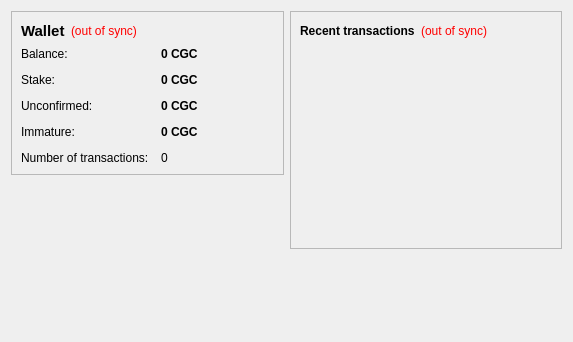
<?xml version="1.0" encoding="UTF-8"?>
<ui version="4.0">
 <class>OverviewPage</class>
 <widget class="QWidget" name="OverviewPage">
  <property name="geometry">
   <rect>
    <x>0</x>
    <y>0</y>
    <width>573</width>
    <height>342</height>
   </rect>
  </property>
  <property name="windowTitle">
   <string>Form</string>
  </property>
  <layout class="QHBoxLayout" name="horizontalLayout" stretch="1,1">
   <item>
    <layout class="QVBoxLayout" name="verticalLayout_2">
     <item>
      <widget class="QFrame" name="frame">
       <property name="frameShape">
        <enum>QFrame::StyledPanel</enum>
       </property>
       <property name="frameShadow">
        <enum>QFrame::Raised</enum>
       </property>
       <layout class="QVBoxLayout" name="verticalLayout_4">
        <item>
         <layout class="QHBoxLayout" name="horizontalLayout_4">
          <item>
           <widget class="QLabel" name="label_5">
            <property name="font">
             <font>
              <pointsize>11</pointsize>
              <weight>75</weight>
              <bold>true</bold>
             </font>
            </property>
            <property name="text">
             <string>Wallet</string>
            </property>
           </widget>
          </item>
          <item>
           <widget class="QLabel" name="labelWalletStatus">
            <property name="toolTip">
             <string>The displayed information may be out of date. Your wallet automatically synchronizes with the CryptoGold Coin network after a connection is established, but this process has not completed yet.</string>
            </property>
            <property name="styleSheet">
             <string notr="true">QLabel { color: red; }</string>
            </property>
            <property name="text">
             <string notr="true">(out of sync)</string>
            </property>
            <property name="alignment">
             <set>Qt::AlignLeading|Qt::AlignLeft|Qt::AlignVCenter</set>
            </property>
           </widget>
          </item>
          <item>
           <spacer name="horizontalSpacer_2">
            <property name="orientation">
             <enum>Qt::Horizontal</enum>
            </property>
            <property name="sizeHint" stdset="0">
             <size>
              <width>40</width>
              <height>20</height>
             </size>
            </property>
           </spacer>
          </item>
         </layout>
        </item>
        <item>
         <layout class="QFormLayout" name="formLayout_2">
          <property name="fieldGrowthPolicy">
           <enum>QFormLayout::AllNonFixedFieldsGrow</enum>
          </property>
          <property name="horizontalSpacing">
           <number>12</number>
          </property>
          <property name="verticalSpacing">
           <number>12</number>
          </property>
          <item row="0" column="0">
           <widget class="QLabel" name="label">
            <property name="text">
             <string>Balance:</string>
            </property>
           </widget>
          </item>
          <item row="0" column="1">
           <widget class="QLabel" name="labelBalance">
            <property name="font">
             <font>
              <weight>75</weight>
              <bold>true</bold>
             </font>
            </property>
            <property name="cursor">
             <cursorShape>IBeamCursor</cursorShape>
            </property>
            <property name="toolTip">
             <string>Your current balance</string>
            </property>
            <property name="text">
             <string notr="true">0 CGC</string>
            </property>
            <property name="textInteractionFlags">
             <set>Qt::LinksAccessibleByMouse|Qt::TextSelectableByKeyboard|Qt::TextSelectableByMouse</set>
            </property>
           </widget>
          </item>
          <item row="1" column="0">
           <widget class="QLabel" name="label_6">
            <property name="text">
             <string>Stake:</string>
            </property>
           </widget>
          </item>
          <item row="1" column="1">
           <widget class="QLabel" name="labelStake">
            <property name="font">
             <font>
              <weight>75</weight>
              <bold>true</bold>
             </font>
            </property>
            <property name="cursor">
             <cursorShape>IBeamCursor</cursorShape>
            </property>
            <property name="toolTip">
             <string>Total of coins that was staked, and do not yet count toward the current balance</string>
            </property>
            <property name="text">
             <string notr="true">0 CGC</string>
            </property>
            <property name="textInteractionFlags">
             <set>Qt::LinksAccessibleByMouse|Qt::TextSelectableByKeyboard|Qt::TextSelectableByMouse</set>
            </property>
           </widget>
          </item>
          <item row="2" column="0">
           <widget class="QLabel" name="label_3">
            <property name="text">
             <string>Unconfirmed:</string>
            </property>
           </widget>
          </item>
          <item row="2" column="1">
           <widget class="QLabel" name="labelUnconfirmed">
            <property name="font">
             <font>
              <weight>75</weight>
              <bold>true</bold>
             </font>
            </property>
            <property name="cursor">
             <cursorShape>IBeamCursor</cursorShape>
            </property>
            <property name="toolTip">
             <string>Total of transactions that have yet to be confirmed, and do not yet count toward the current balance</string>
            </property>
            <property name="text">
             <string notr="true">0 CGC</string>
            </property>
            <property name="textInteractionFlags">
             <set>Qt::LinksAccessibleByMouse|Qt::TextSelectableByKeyboard|Qt::TextSelectableByMouse</set>
            </property>
           </widget>
          </item>
          <item row="3" column="0">
           <widget class="QLabel" name="labelImmatureText">
            <property name="text">
             <string>Immature:</string>
            </property>
           </widget>
          </item>
          <item row="3" column="1">
           <widget class="QLabel" name="labelImmature">
            <property name="font">
             <font>
              <weight>75</weight>
              <bold>true</bold>
             </font>
            </property>
            <property name="toolTip">
             <string>Mined balance that has not yet matured</string>
            </property>
            <property name="text">
             <string notr="true">0 CGC</string>
            </property>
            <property name="textInteractionFlags">
             <set>Qt::LinksAccessibleByMouse|Qt::TextSelectableByKeyboard|Qt::TextSelectableByMouse</set>
            </property>
           </widget>
          </item>
          <item row="4" column="0">
           <widget class="QLabel" name="label_2">
            <property name="text">
             <string>Number of transactions:</string>
            </property>
           </widget>
          </item>
          <item row="4" column="1">
           <widget class="QLabel" name="labelNumTransactions">
            <property name="toolTip">
             <string>Total number of transactions in wallet</string>
            </property>
            <property name="text">
             <string notr="true">0</string>
            </property>
           </widget>
          </item>
         </layout>
        </item>
       </layout>
      </widget>
     </item>
     <item>
      <spacer name="verticalSpacer">
       <property name="orientation">
        <enum>Qt::Vertical</enum>
       </property>
       <property name="sizeHint" stdset="0">
        <size>
         <width>20</width>
         <height>40</height>
        </size>
       </property>
      </spacer>
     </item>
     <item>
      <widget class="QLabel" name="label_6">
       <property name="text">
        <string/>
       </property>
       <property name="pixmap">
        <pixmap resource="../bitcoin.qrc">:/images/backg</pixmap>
       </property>
       <property name="scaledContents">
        <bool>false</bool>
       </property>
       <property name="alignment">
        <set>Qt::AlignCenter</set>
       </property>
       <property name="margin">
        <number>-2</number>
       </property>
      </widget>
     </item>
    </layout>
   </item>
   <item>
    <layout class="QVBoxLayout" name="verticalLayout_3">
     <item>
      <widget class="QFrame" name="frame_2">
       <property name="frameShape">
        <enum>QFrame::StyledPanel</enum>
       </property>
       <property name="frameShadow">
        <enum>QFrame::Raised</enum>
       </property>
       <layout class="QVBoxLayout" name="verticalLayout">
        <item>
         <layout class="QHBoxLayout" name="horizontalLayout_2">
          <item>
           <widget class="QLabel" name="label_4">
            <property name="text">
             <string>&lt;b&gt;Recent transactions&lt;/b&gt;</string>
            </property>
           </widget>
          </item>
          <item>
           <widget class="QLabel" name="labelTransactionsStatus">
            <property name="toolTip">
             <string>The displayed information may be out of date. Your wallet automatically synchronizes with the CryptoGold Coin network after a connection is established, but this process has not completed yet.</string>
            </property>
            <property name="styleSheet">
             <string notr="true">QLabel { color: red; }</string>
            </property>
            <property name="text">
             <string notr="true">(out of sync)</string>
            </property>
            <property name="alignment">
             <set>Qt::AlignRight|Qt::AlignTrailing|Qt::AlignVCenter</set>
            </property>
           </widget>
          </item>
          <item>
           <spacer name="horizontalSpacer">
            <property name="orientation">
             <enum>Qt::Horizontal</enum>
            </property>
            <property name="sizeHint" stdset="0">
             <size>
              <width>40</width>
              <height>20</height>
             </size>
            </property>
           </spacer>
          </item>
         </layout>
        </item>
        <item>
         <widget class="QListView" name="listTransactions">
          <property name="styleSheet">
           <string notr="true">QListView { background: transparent; }</string>
          </property>
          <property name="frameShape">
           <enum>QFrame::NoFrame</enum>
          </property>
          <property name="verticalScrollBarPolicy">
           <enum>Qt::ScrollBarAlwaysOff</enum>
          </property>
          <property name="horizontalScrollBarPolicy">
           <enum>Qt::ScrollBarAlwaysOff</enum>
          </property>
          <property name="selectionMode">
           <enum>QAbstractItemView::NoSelection</enum>
          </property>
         </widget>
        </item>
       </layout>
      </widget>
     </item>
     <item>
      <spacer name="verticalSpacer_2">
       <property name="orientation">
        <enum>Qt::Vertical</enum>
       </property>
       <property name="sizeHint" stdset="0">
        <size>
         <width>20</width>
         <height>40</height>
        </size>
       </property>
      </spacer>
     </item>
    </layout>
   </item>
  </layout>
 </widget>
 <resources/>
 <connections/>
</ui>
